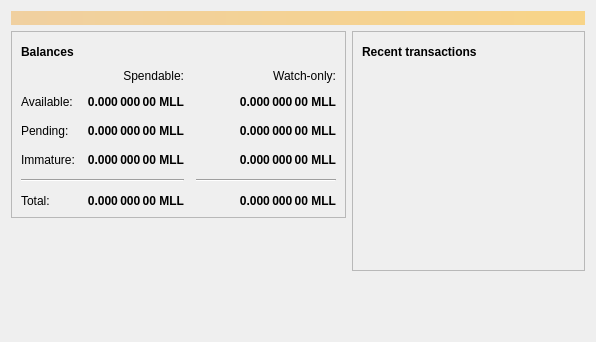
<?xml version="1.0" encoding="UTF-8"?>
<ui version="4.0">
 <class>OverviewPage</class>
 <widget class="QWidget" name="OverviewPage">
  <property name="geometry">
   <rect>
    <x>0</x>
    <y>0</y>
    <width>596</width>
    <height>342</height>
   </rect>
  </property>
  <property name="windowTitle">
   <string>Form</string>
  </property>
  <layout class="QVBoxLayout" name="topLayout">
   <item>
    <widget class="QLabel" name="labelAlerts">
     <property name="visible">
      <bool>false</bool>
     </property>
     <property name="styleSheet">
      <string notr="true">QLabel { background-color: qlineargradient(x1: 0, y1: 0, x2: 1, y2: 0, stop:0 #F0D0A0, stop:1 #F8D488); color:#000000; }</string>
     </property>
     <property name="wordWrap">
      <bool>true</bool>
     </property>
     <property name="margin">
      <number>3</number>
     </property>
     <property name="textInteractionFlags">
      <set>Qt::TextSelectableByMouse</set>
     </property>
    </widget>
   </item>
   <item>
    <layout class="QHBoxLayout" name="horizontalLayout" stretch="1,1">
     <item>
      <layout class="QVBoxLayout" name="verticalLayout_2">
       <item>
        <widget class="QFrame" name="frame">
         <property name="frameShape">
          <enum>QFrame::StyledPanel</enum>
         </property>
         <property name="frameShadow">
          <enum>QFrame::Raised</enum>
         </property>
         <layout class="QVBoxLayout" name="verticalLayout_4">
          <item>
           <layout class="QHBoxLayout" name="horizontalLayout_4">
            <item>
             <widget class="QLabel" name="label_5">
              <property name="font">
               <font>
                <weight>75</weight>
                <bold>true</bold>
               </font>
              </property>
              <property name="text">
               <string>Balances</string>
              </property>
             </widget>
            </item>
            <item>
             <widget class="QPushButton" name="labelWalletStatus">
              <property name="enabled">
               <bool>true</bool>
              </property>
              <property name="maximumSize">
               <size>
                <width>30</width>
                <height>16777215</height>
               </size>
              </property>
              <property name="toolTip">
               <string>The displayed information may be out of date. Your wallet automatically synchronizes with the Michaellaoliu network after a connection is established, but this process has not completed yet.</string>
              </property>
              <property name="text">
               <string/>
              </property>
              <property name="icon">
               <iconset resource="../michaellaoliu.qrc">
                <normaloff>:/icons/warning</normaloff>
                <disabledoff>:/icons/warning</disabledoff>:/icons/warning</iconset>
              </property>
              <property name="iconSize">
               <size>
                <width>24</width>
                <height>24</height>
               </size>
              </property>
              <property name="flat">
               <bool>true</bool>
              </property>
             </widget>
            </item>
            <item>
             <spacer name="horizontalSpacer_3">
              <property name="orientation">
               <enum>Qt::Horizontal</enum>
              </property>
              <property name="sizeHint" stdset="0">
               <size>
                <width>40</width>
                <height>20</height>
               </size>
              </property>
             </spacer>
            </item>
           </layout>
          </item>
          <item>
           <layout class="QGridLayout" name="gridLayout">
            <property name="spacing">
             <number>12</number>
            </property>
            <item row="2" column="2">
             <widget class="QLabel" name="labelWatchPending">
              <property name="font">
               <font>
                <weight>75</weight>
                <bold>true</bold>
               </font>
              </property>
              <property name="cursor">
               <cursorShape>IBeamCursor</cursorShape>
              </property>
              <property name="toolTip">
               <string>Unconfirmed transactions to watch-only addresses</string>
              </property>
              <property name="text">
               <string notr="true">0.000 000 00 MLL</string>
              </property>
              <property name="alignment">
               <set>Qt::AlignRight|Qt::AlignTrailing|Qt::AlignVCenter</set>
              </property>
              <property name="textInteractionFlags">
               <set>Qt::LinksAccessibleByMouse|Qt::TextSelectableByKeyboard|Qt::TextSelectableByMouse</set>
              </property>
             </widget>
            </item>
            <item row="2" column="1">
             <widget class="QLabel" name="labelUnconfirmed">
              <property name="font">
               <font>
                <weight>75</weight>
                <bold>true</bold>
               </font>
              </property>
              <property name="cursor">
               <cursorShape>IBeamCursor</cursorShape>
              </property>
              <property name="toolTip">
               <string>Total of transactions that have yet to be confirmed, and do not yet count toward the spendable balance</string>
              </property>
              <property name="text">
               <string notr="true">0.000 000 00 MLL</string>
              </property>
              <property name="alignment">
               <set>Qt::AlignRight|Qt::AlignTrailing|Qt::AlignVCenter</set>
              </property>
              <property name="textInteractionFlags">
               <set>Qt::LinksAccessibleByMouse|Qt::TextSelectableByKeyboard|Qt::TextSelectableByMouse</set>
              </property>
             </widget>
            </item>
            <item row="3" column="2">
             <widget class="QLabel" name="labelWatchImmature">
              <property name="font">
               <font>
                <weight>75</weight>
                <bold>true</bold>
               </font>
              </property>
              <property name="cursor">
               <cursorShape>IBeamCursor</cursorShape>
              </property>
              <property name="toolTip">
               <string>Mined balance in watch-only addresses that has not yet matured</string>
              </property>
              <property name="text">
               <string notr="true">0.000 000 00 MLL</string>
              </property>
              <property name="alignment">
               <set>Qt::AlignRight|Qt::AlignTrailing|Qt::AlignVCenter</set>
              </property>
              <property name="textInteractionFlags">
               <set>Qt::LinksAccessibleByMouse|Qt::TextSelectableByKeyboard|Qt::TextSelectableByMouse</set>
              </property>
             </widget>
            </item>
            <item row="4" column="0" colspan="2">
             <widget class="Line" name="line">
              <property name="orientation">
               <enum>Qt::Horizontal</enum>
              </property>
             </widget>
            </item>
            <item row="4" column="2">
             <widget class="Line" name="lineWatchBalance">
              <property name="sizePolicy">
               <sizepolicy hsizetype="Preferred" vsizetype="Fixed">
                <horstretch>0</horstretch>
                <verstretch>0</verstretch>
               </sizepolicy>
              </property>
              <property name="minimumSize">
               <size>
                <width>140</width>
                <height>0</height>
               </size>
              </property>
              <property name="orientation">
               <enum>Qt::Horizontal</enum>
              </property>
             </widget>
            </item>
            <item row="5" column="0">
             <widget class="QLabel" name="labelTotalText">
              <property name="text">
               <string>Total:</string>
              </property>
             </widget>
            </item>
            <item row="3" column="1">
             <widget class="QLabel" name="labelImmature">
              <property name="font">
               <font>
                <weight>75</weight>
                <bold>true</bold>
               </font>
              </property>
              <property name="cursor">
               <cursorShape>IBeamCursor</cursorShape>
              </property>
              <property name="toolTip">
               <string>Mined balance that has not yet matured</string>
              </property>
              <property name="text">
               <string notr="true">0.000 000 00 MLL</string>
              </property>
              <property name="alignment">
               <set>Qt::AlignRight|Qt::AlignTrailing|Qt::AlignVCenter</set>
              </property>
              <property name="textInteractionFlags">
               <set>Qt::LinksAccessibleByMouse|Qt::TextSelectableByKeyboard|Qt::TextSelectableByMouse</set>
              </property>
             </widget>
            </item>
            <item row="2" column="3">
             <spacer name="horizontalSpacer_2">
              <property name="orientation">
               <enum>Qt::Horizontal</enum>
              </property>
              <property name="sizeHint" stdset="0">
               <size>
                <width>40</width>
                <height>20</height>
               </size>
              </property>
             </spacer>
            </item>
            <item row="3" column="0">
             <widget class="QLabel" name="labelImmatureText">
              <property name="text">
               <string>Immature:</string>
              </property>
             </widget>
            </item>
            <item row="5" column="1">
             <widget class="QLabel" name="labelTotal">
              <property name="font">
               <font>
                <weight>75</weight>
                <bold>true</bold>
               </font>
              </property>
              <property name="cursor">
               <cursorShape>IBeamCursor</cursorShape>
              </property>
              <property name="toolTip">
               <string>Your current total balance</string>
              </property>
              <property name="text">
               <string notr="true">0.000 000 00 MLL</string>
              </property>
              <property name="alignment">
               <set>Qt::AlignRight|Qt::AlignTrailing|Qt::AlignVCenter</set>
              </property>
              <property name="textInteractionFlags">
               <set>Qt::LinksAccessibleByMouse|Qt::TextSelectableByKeyboard|Qt::TextSelectableByMouse</set>
              </property>
             </widget>
            </item>
            <item row="5" column="2">
             <widget class="QLabel" name="labelWatchTotal">
              <property name="font">
               <font>
                <weight>75</weight>
                <bold>true</bold>
               </font>
              </property>
              <property name="cursor">
               <cursorShape>IBeamCursor</cursorShape>
              </property>
              <property name="toolTip">
               <string>Current total balance in watch-only addresses</string>
              </property>
              <property name="text">
               <string notr="true">0.000 000 00 MLL</string>
              </property>
              <property name="alignment">
               <set>Qt::AlignRight|Qt::AlignTrailing|Qt::AlignVCenter</set>
              </property>
              <property name="textInteractionFlags">
               <set>Qt::LinksAccessibleByMouse|Qt::TextSelectableByKeyboard|Qt::TextSelectableByMouse</set>
              </property>
             </widget>
            </item>
            <item row="0" column="2">
             <widget class="QLabel" name="labelWatchonly">
              <property name="text">
               <string>Watch-only:</string>
              </property>
              <property name="alignment">
               <set>Qt::AlignRight|Qt::AlignTrailing|Qt::AlignVCenter</set>
              </property>
             </widget>
            </item>
            <item row="1" column="0">
             <widget class="QLabel" name="labelBalanceText">
              <property name="text">
               <string>Available:</string>
              </property>
             </widget>
            </item>
            <item row="1" column="1">
             <widget class="QLabel" name="labelBalance">
              <property name="font">
               <font>
                <weight>75</weight>
                <bold>true</bold>
               </font>
              </property>
              <property name="cursor">
               <cursorShape>IBeamCursor</cursorShape>
              </property>
              <property name="toolTip">
               <string>Your current spendable balance</string>
              </property>
              <property name="text">
               <string notr="true">0.000 000 00 MLL</string>
              </property>
              <property name="alignment">
               <set>Qt::AlignRight|Qt::AlignTrailing|Qt::AlignVCenter</set>
              </property>
              <property name="textInteractionFlags">
               <set>Qt::LinksAccessibleByMouse|Qt::TextSelectableByKeyboard|Qt::TextSelectableByMouse</set>
              </property>
             </widget>
            </item>
            <item row="1" column="2">
             <widget class="QLabel" name="labelWatchAvailable">
              <property name="font">
               <font>
                <weight>75</weight>
                <bold>true</bold>
               </font>
              </property>
              <property name="cursor">
               <cursorShape>IBeamCursor</cursorShape>
              </property>
              <property name="toolTip">
               <string>Your current balance in watch-only addresses</string>
              </property>
              <property name="text">
               <string notr="true">0.000 000 00 MLL</string>
              </property>
              <property name="alignment">
               <set>Qt::AlignRight|Qt::AlignTrailing|Qt::AlignVCenter</set>
              </property>
              <property name="textInteractionFlags">
               <set>Qt::LinksAccessibleByMouse|Qt::TextSelectableByKeyboard|Qt::TextSelectableByMouse</set>
              </property>
             </widget>
            </item>
            <item row="2" column="0">
             <widget class="QLabel" name="labelPendingText">
              <property name="text">
               <string>Pending:</string>
              </property>
             </widget>
            </item>
            <item row="0" column="1">
             <widget class="QLabel" name="labelSpendable">
              <property name="text">
               <string>Spendable:</string>
              </property>
              <property name="alignment">
               <set>Qt::AlignRight|Qt::AlignTrailing|Qt::AlignVCenter</set>
              </property>
             </widget>
            </item>
           </layout>
          </item>
         </layout>
        </widget>
       </item>
       <item>
        <spacer name="verticalSpacer">
         <property name="orientation">
          <enum>Qt::Vertical</enum>
         </property>
         <property name="sizeHint" stdset="0">
          <size>
           <width>20</width>
           <height>40</height>
          </size>
         </property>
        </spacer>
       </item>
      </layout>
     </item>
     <item>
      <layout class="QVBoxLayout" name="verticalLayout_3">
       <item>
        <widget class="QFrame" name="frame_2">
         <property name="frameShape">
          <enum>QFrame::StyledPanel</enum>
         </property>
         <property name="frameShadow">
          <enum>QFrame::Raised</enum>
         </property>
         <layout class="QVBoxLayout" name="verticalLayout">
          <item>
           <layout class="QHBoxLayout" name="horizontalLayout_2">
            <item>
             <widget class="QLabel" name="label_4">
              <property name="font">
               <font>
                <weight>75</weight>
                <bold>true</bold>
               </font>
              </property>
              <property name="text">
               <string>Recent transactions</string>
              </property>
             </widget>
            </item>
            <item>
             <widget class="QPushButton" name="labelTransactionsStatus">
              <property name="enabled">
               <bool>true</bool>
              </property>
              <property name="maximumSize">
               <size>
                <width>30</width>
                <height>16777215</height>
               </size>
              </property>
              <property name="toolTip">
               <string>The displayed information may be out of date. Your wallet automatically synchronizes with the Michaellaoliu network after a connection is established, but this process has not completed yet.</string>
              </property>
              <property name="text">
               <string/>
              </property>
              <property name="icon">
               <iconset resource="../michaellaoliu.qrc">
                <normaloff>:/icons/warning</normaloff>
                <disabledoff>:/icons/warning</disabledoff>:/icons/warning</iconset>
              </property>
              <property name="iconSize">
               <size>
                <width>24</width>
                <height>24</height>
               </size>
              </property>
              <property name="flat">
               <bool>true</bool>
              </property>
             </widget>
            </item>
            <item>
             <spacer name="horizontalSpacer">
              <property name="orientation">
               <enum>Qt::Horizontal</enum>
              </property>
              <property name="sizeHint" stdset="0">
               <size>
                <width>40</width>
                <height>20</height>
               </size>
              </property>
             </spacer>
            </item>
           </layout>
          </item>
          <item>
           <widget class="QListView" name="listTransactions">
            <property name="styleSheet">
             <string notr="true">QListView { background: transparent; }</string>
            </property>
            <property name="frameShape">
             <enum>QFrame::NoFrame</enum>
            </property>
            <property name="verticalScrollBarPolicy">
             <enum>Qt::ScrollBarAlwaysOff</enum>
            </property>
            <property name="horizontalScrollBarPolicy">
             <enum>Qt::ScrollBarAlwaysOff</enum>
            </property>
            <property name="selectionMode">
             <enum>QAbstractItemView::NoSelection</enum>
            </property>
           </widget>
          </item>
         </layout>
        </widget>
       </item>
       <item>
        <spacer name="verticalSpacer_2">
         <property name="orientation">
          <enum>Qt::Vertical</enum>
         </property>
         <property name="sizeHint" stdset="0">
          <size>
           <width>20</width>
           <height>40</height>
          </size>
         </property>
        </spacer>
       </item>
      </layout>
     </item>
    </layout>
   </item>
  </layout>
 </widget>
 <resources/>
 <connections/>
</ui>
